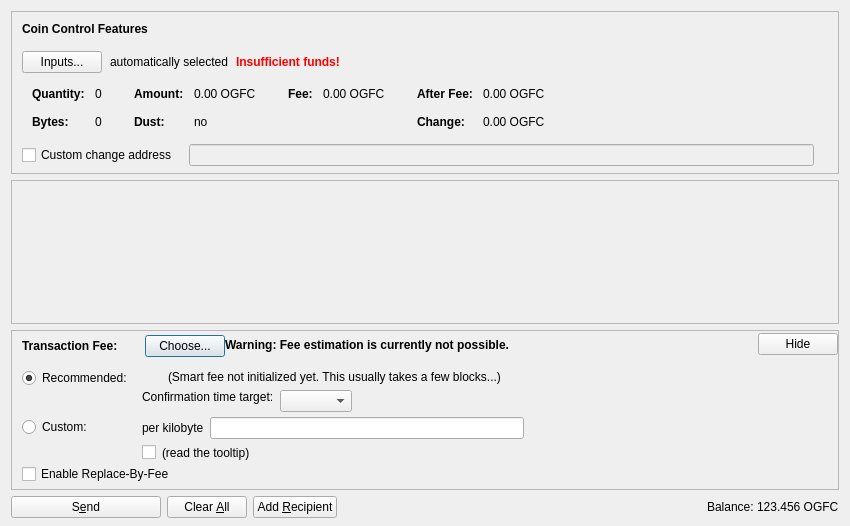
<?xml version="1.0" encoding="UTF-8"?>
<ui version="4.0">
 <class>SendCoinsDialog</class>
 <widget class="QDialog" name="SendCoinsDialog">
  <property name="geometry">
   <rect>
    <x>0</x>
    <y>0</y>
    <width>850</width>
    <height>526</height>
   </rect>
  </property>
  <property name="windowTitle">
   <string>Send Coins</string>
  </property>
  <layout class="QVBoxLayout" name="verticalLayout" stretch="0,1,0,0">
   <property name="bottomMargin">
    <number>8</number>
   </property>
   <item>
    <widget class="QFrame" name="frameCoinControl">
     <property name="sizePolicy">
      <sizepolicy hsizetype="Expanding" vsizetype="Expanding">
       <horstretch>0</horstretch>
       <verstretch>0</verstretch>
      </sizepolicy>
     </property>
     <property name="maximumSize">
      <size>
       <width>16777215</width>
       <height>16777215</height>
      </size>
     </property>
     <property name="frameShape">
      <enum>QFrame::StyledPanel</enum>
     </property>
     <property name="frameShadow">
      <enum>QFrame::Sunken</enum>
     </property>
     <layout class="QVBoxLayout" name="verticalLayoutCoinControl2">
      <property name="spacing">
       <number>0</number>
      </property>
      <property name="leftMargin">
       <number>0</number>
      </property>
      <property name="topMargin">
       <number>0</number>
      </property>
      <property name="rightMargin">
       <number>0</number>
      </property>
      <property name="bottomMargin">
       <number>6</number>
      </property>
      <item>
       <layout class="QVBoxLayout" name="verticalLayoutCoinControl" stretch="0,0,0,0,1">
        <property name="spacing">
         <number>0</number>
        </property>
        <property name="leftMargin">
         <number>10</number>
        </property>
        <property name="topMargin">
         <number>10</number>
        </property>
        <item>
         <layout class="QHBoxLayout" name="horizontalLayoutCoinControl1">
          <property name="bottomMargin">
           <number>15</number>
          </property>
          <item>
           <widget class="QLabel" name="labelCoinControlFeatures">
            <property name="sizePolicy">
             <sizepolicy hsizetype="Preferred" vsizetype="Maximum">
              <horstretch>0</horstretch>
              <verstretch>0</verstretch>
             </sizepolicy>
            </property>
            <property name="font">
             <font>
              <weight>75</weight>
              <bold>true</bold>
             </font>
            </property>
            <property name="styleSheet">
             <string notr="true">font-weight:bold;</string>
            </property>
            <property name="text">
             <string>Coin Control Features</string>
            </property>
           </widget>
          </item>
         </layout>
        </item>
        <item>
         <layout class="QHBoxLayout" name="horizontalLayoutCoinControl2" stretch="0,0,0,0">
          <property name="spacing">
           <number>8</number>
          </property>
          <property name="bottomMargin">
           <number>10</number>
          </property>
          <item>
           <widget class="QPushButton" name="pushButtonCoinControl">
            <property name="styleSheet">
             <string notr="true"/>
            </property>
            <property name="text">
             <string>Inputs...</string>
            </property>
            <property name="autoDefault">
             <bool>false</bool>
            </property>
           </widget>
          </item>
          <item>
           <widget class="QLabel" name="labelCoinControlAutomaticallySelected">
            <property name="text">
             <string>automatically selected</string>
            </property>
            <property name="margin">
             <number>5</number>
            </property>
           </widget>
          </item>
          <item>
           <widget class="QLabel" name="labelCoinControlInsuffFunds">
            <property name="font">
             <font>
              <weight>75</weight>
              <bold>true</bold>
             </font>
            </property>
            <property name="styleSheet">
             <string notr="true">color:red;font-weight:bold;</string>
            </property>
            <property name="text">
             <string>Insufficient funds!</string>
            </property>
            <property name="margin">
             <number>5</number>
            </property>
           </widget>
          </item>
          <item>
           <spacer name="horizontalSpacerCoinControl">
            <property name="orientation">
             <enum>Qt::Horizontal</enum>
            </property>
            <property name="sizeHint" stdset="0">
             <size>
              <width>40</width>
              <height>1</height>
             </size>
            </property>
           </spacer>
          </item>
         </layout>
        </item>
        <item>
         <widget class="QWidget" name="widgetCoinControl" native="true">
          <property name="sizePolicy">
           <sizepolicy hsizetype="Preferred" vsizetype="Preferred">
            <horstretch>0</horstretch>
            <verstretch>0</verstretch>
           </sizepolicy>
          </property>
          <property name="minimumSize">
           <size>
            <width>0</width>
            <height>0</height>
           </size>
          </property>
          <property name="styleSheet">
           <string notr="true"/>
          </property>
          <layout class="QHBoxLayout" name="horizontalLayoutCoinControl5">
           <property name="leftMargin">
            <number>0</number>
           </property>
           <property name="topMargin">
            <number>0</number>
           </property>
           <property name="rightMargin">
            <number>0</number>
           </property>
           <property name="bottomMargin">
            <number>0</number>
           </property>
           <item>
            <layout class="QHBoxLayout" name="horizontalLayoutCoinControl3" stretch="0,0,0,1">
             <property name="spacing">
              <number>20</number>
             </property>
             <property name="topMargin">
              <number>0</number>
             </property>
             <property name="bottomMargin">
              <number>10</number>
             </property>
             <item>
              <layout class="QFormLayout" name="formLayoutCoinControl1">
               <property name="horizontalSpacing">
                <number>10</number>
               </property>
               <property name="verticalSpacing">
                <number>14</number>
               </property>
               <property name="leftMargin">
                <number>10</number>
               </property>
               <property name="topMargin">
                <number>4</number>
               </property>
               <property name="rightMargin">
                <number>6</number>
               </property>
               <item row="0" column="0">
                <widget class="QLabel" name="labelCoinControlQuantityText">
                 <property name="font">
                  <font>
                   <weight>75</weight>
                   <bold>true</bold>
                  </font>
                 </property>
                 <property name="text">
                  <string>Quantity:</string>
                 </property>
                 <property name="margin">
                  <number>0</number>
                 </property>
                </widget>
               </item>
               <item row="0" column="1">
                <widget class="QLabel" name="labelCoinControlQuantity">
                 <property name="cursor">
                  <cursorShape>IBeamCursor</cursorShape>
                 </property>
                 <property name="contextMenuPolicy">
                  <enum>Qt::ActionsContextMenu</enum>
                 </property>
                 <property name="text">
                  <string notr="true">0</string>
                 </property>
                 <property name="margin">
                  <number>0</number>
                 </property>
                 <property name="textInteractionFlags">
                  <set>Qt::LinksAccessibleByMouse|Qt::TextSelectableByKeyboard|Qt::TextSelectableByMouse</set>
                 </property>
                </widget>
               </item>
               <item row="1" column="0">
                <widget class="QLabel" name="labelCoinControlBytesText">
                 <property name="font">
                  <font>
                   <weight>75</weight>
                   <bold>true</bold>
                  </font>
                 </property>
                 <property name="text">
                  <string>Bytes:</string>
                 </property>
                </widget>
               </item>
               <item row="1" column="1">
                <widget class="QLabel" name="labelCoinControlBytes">
                 <property name="cursor">
                  <cursorShape>IBeamCursor</cursorShape>
                 </property>
                 <property name="contextMenuPolicy">
                  <enum>Qt::ActionsContextMenu</enum>
                 </property>
                 <property name="text">
                  <string notr="true">0</string>
                 </property>
                 <property name="textInteractionFlags">
                  <set>Qt::LinksAccessibleByMouse|Qt::TextSelectableByKeyboard|Qt::TextSelectableByMouse</set>
                 </property>
                </widget>
               </item>
              </layout>
             </item>
             <item>
              <layout class="QFormLayout" name="formLayoutCoinControl2">
               <property name="horizontalSpacing">
                <number>10</number>
               </property>
               <property name="verticalSpacing">
                <number>14</number>
               </property>
               <property name="leftMargin">
                <number>6</number>
               </property>
               <property name="topMargin">
                <number>4</number>
               </property>
               <property name="rightMargin">
                <number>6</number>
               </property>
               <item row="0" column="0">
                <widget class="QLabel" name="labelCoinControlAmountText">
                 <property name="font">
                  <font>
                   <weight>75</weight>
                   <bold>true</bold>
                  </font>
                 </property>
                 <property name="text">
                  <string>Amount:</string>
                 </property>
                 <property name="margin">
                  <number>0</number>
                 </property>
                </widget>
               </item>
               <item row="0" column="1">
                <widget class="QLabel" name="labelCoinControlAmount">
                 <property name="cursor">
                  <cursorShape>IBeamCursor</cursorShape>
                 </property>
                 <property name="contextMenuPolicy">
                  <enum>Qt::ActionsContextMenu</enum>
                 </property>
                 <property name="text">
                  <string notr="true">0.00 OGFC</string>
                 </property>
                 <property name="textInteractionFlags">
                  <set>Qt::LinksAccessibleByMouse|Qt::TextSelectableByKeyboard|Qt::TextSelectableByMouse</set>
                 </property>
                </widget>
               </item>
               <item row="1" column="0">
                <widget class="QLabel" name="labelCoinControlLowOutputText">
                 <property name="font">
                  <font>
                   <weight>75</weight>
                   <bold>true</bold>
                  </font>
                 </property>
                 <property name="text">
                  <string>Dust:</string>
                 </property>
                </widget>
               </item>
               <item row="1" column="1">
                <widget class="QLabel" name="labelCoinControlLowOutput">
                 <property name="cursor">
                  <cursorShape>IBeamCursor</cursorShape>
                 </property>
                 <property name="contextMenuPolicy">
                  <enum>Qt::ActionsContextMenu</enum>
                 </property>
                 <property name="text">
                  <string notr="true">no</string>
                 </property>
                 <property name="textInteractionFlags">
                  <set>Qt::LinksAccessibleByMouse|Qt::TextSelectableByKeyboard|Qt::TextSelectableByMouse</set>
                 </property>
                </widget>
               </item>
              </layout>
             </item>
             <item>
              <layout class="QFormLayout" name="formLayoutCoinControl3">
               <property name="horizontalSpacing">
                <number>10</number>
               </property>
               <property name="verticalSpacing">
                <number>14</number>
               </property>
               <property name="leftMargin">
                <number>6</number>
               </property>
               <property name="topMargin">
                <number>4</number>
               </property>
               <property name="rightMargin">
                <number>6</number>
               </property>
               <item row="0" column="0">
                <widget class="QLabel" name="labelCoinControlFeeText">
                 <property name="font">
                  <font>
                   <weight>75</weight>
                   <bold>true</bold>
                  </font>
                 </property>
                 <property name="text">
                  <string>Fee:</string>
                 </property>
                 <property name="margin">
                  <number>0</number>
                 </property>
                </widget>
               </item>
               <item row="0" column="1">
                <widget class="QLabel" name="labelCoinControlFee">
                 <property name="cursor">
                  <cursorShape>IBeamCursor</cursorShape>
                 </property>
                 <property name="contextMenuPolicy">
                  <enum>Qt::ActionsContextMenu</enum>
                 </property>
                 <property name="text">
                  <string notr="true">0.00 OGFC</string>
                 </property>
                 <property name="textInteractionFlags">
                  <set>Qt::LinksAccessibleByMouse|Qt::TextSelectableByKeyboard|Qt::TextSelectableByMouse</set>
                 </property>
                </widget>
               </item>
              </layout>
             </item>
             <item>
              <layout class="QFormLayout" name="formLayoutCoinControl4">
               <property name="horizontalSpacing">
                <number>10</number>
               </property>
               <property name="verticalSpacing">
                <number>14</number>
               </property>
               <property name="leftMargin">
                <number>6</number>
               </property>
               <property name="topMargin">
                <number>4</number>
               </property>
               <property name="rightMargin">
                <number>6</number>
               </property>
               <item row="0" column="0">
                <widget class="QLabel" name="labelCoinControlAfterFeeText">
                 <property name="font">
                  <font>
                   <weight>75</weight>
                   <bold>true</bold>
                  </font>
                 </property>
                 <property name="text">
                  <string>After Fee:</string>
                 </property>
                 <property name="margin">
                  <number>0</number>
                 </property>
                </widget>
               </item>
               <item row="0" column="1">
                <widget class="QLabel" name="labelCoinControlAfterFee">
                 <property name="cursor">
                  <cursorShape>IBeamCursor</cursorShape>
                 </property>
                 <property name="contextMenuPolicy">
                  <enum>Qt::ActionsContextMenu</enum>
                 </property>
                 <property name="text">
                  <string notr="true">0.00 OGFC</string>
                 </property>
                 <property name="textInteractionFlags">
                  <set>Qt::LinksAccessibleByMouse|Qt::TextSelectableByKeyboard|Qt::TextSelectableByMouse</set>
                 </property>
                </widget>
               </item>
               <item row="1" column="0">
                <widget class="QLabel" name="labelCoinControlChangeText">
                 <property name="font">
                  <font>
                   <weight>75</weight>
                   <bold>true</bold>
                  </font>
                 </property>
                 <property name="text">
                  <string>Change:</string>
                 </property>
                </widget>
               </item>
               <item row="1" column="1">
                <widget class="QLabel" name="labelCoinControlChange">
                 <property name="cursor">
                  <cursorShape>IBeamCursor</cursorShape>
                 </property>
                 <property name="contextMenuPolicy">
                  <enum>Qt::ActionsContextMenu</enum>
                 </property>
                 <property name="text">
                  <string notr="true">0.00 OGFC</string>
                 </property>
                 <property name="textInteractionFlags">
                  <set>Qt::LinksAccessibleByMouse|Qt::TextSelectableByKeyboard|Qt::TextSelectableByMouse</set>
                 </property>
                </widget>
               </item>
              </layout>
             </item>
            </layout>
           </item>
          </layout>
         </widget>
        </item>
        <item>
         <layout class="QHBoxLayout" name="horizontalLayoutCoinControl4" stretch="0,0,0">
          <property name="spacing">
           <number>12</number>
          </property>
          <property name="sizeConstraint">
           <enum>QLayout::SetDefaultConstraint</enum>
          </property>
          <property name="topMargin">
           <number>5</number>
          </property>
          <property name="rightMargin">
           <number>5</number>
          </property>
          <item>
           <widget class="QCheckBox" name="checkBoxCoinControlChange">
            <property name="toolTip">
             <string>If this is activated, but the change address is empty or invalid, change will be sent to a newly generated address.</string>
            </property>
            <property name="text">
             <string>Custom change address</string>
            </property>
           </widget>
          </item>
          <item>
           <widget class="QValidatedLineEdit" name="lineEditCoinControlChange">
            <property name="enabled">
             <bool>false</bool>
            </property>
            <property name="sizePolicy">
             <sizepolicy hsizetype="Expanding" vsizetype="Fixed">
              <horstretch>0</horstretch>
              <verstretch>0</verstretch>
             </sizepolicy>
            </property>
           </widget>
          </item>
          <item>
           <widget class="QLabel" name="labelCoinControlChangeLabel">
            <property name="sizePolicy">
             <sizepolicy hsizetype="Preferred" vsizetype="Expanding">
              <horstretch>0</horstretch>
              <verstretch>0</verstretch>
             </sizepolicy>
            </property>
            <property name="minimumSize">
             <size>
              <width>0</width>
              <height>0</height>
             </size>
            </property>
            <property name="text">
             <string/>
            </property>
            <property name="margin">
             <number>3</number>
            </property>
           </widget>
          </item>
         </layout>
        </item>
        <item>
         <spacer name="verticalSpacerCoinControl">
          <property name="orientation">
           <enum>Qt::Vertical</enum>
          </property>
          <property name="sizeHint" stdset="0">
           <size>
            <width>800</width>
            <height>1</height>
           </size>
          </property>
         </spacer>
        </item>
       </layout>
      </item>
     </layout>
    </widget>
   </item>
   <item>
    <widget class="QScrollArea" name="scrollArea">
     <property name="widgetResizable">
      <bool>true</bool>
     </property>
     <widget class="QWidget" name="scrollAreaWidgetContents">
      <property name="geometry">
       <rect>
        <x>0</x>
        <y>0</y>
        <width>830</width>
        <height>104</height>
       </rect>
      </property>
      <layout class="QVBoxLayout" name="verticalLayout_2" stretch="0,1">
       <property name="leftMargin">
        <number>0</number>
       </property>
       <property name="topMargin">
        <number>0</number>
       </property>
       <property name="rightMargin">
        <number>0</number>
       </property>
       <property name="bottomMargin">
        <number>0</number>
       </property>
       <item>
        <layout class="QVBoxLayout" name="entries">
         <property name="spacing">
          <number>6</number>
         </property>
        </layout>
       </item>
       <item>
        <spacer name="verticalSpacer">
         <property name="orientation">
          <enum>Qt::Vertical</enum>
         </property>
         <property name="sizeHint" stdset="0">
          <size>
           <width>20</width>
           <height>40</height>
          </size>
         </property>
        </spacer>
       </item>
      </layout>
     </widget>
    </widget>
   </item>
   <item>
    <widget class="QFrame" name="frameFee">
     <property name="sizePolicy">
      <sizepolicy hsizetype="Expanding" vsizetype="Expanding">
       <horstretch>0</horstretch>
       <verstretch>0</verstretch>
      </sizepolicy>
     </property>
     <property name="maximumSize">
      <size>
       <width>16777215</width>
       <height>16777215</height>
      </size>
     </property>
     <property name="frameShape">
      <enum>QFrame::StyledPanel</enum>
     </property>
     <property name="frameShadow">
      <enum>QFrame::Sunken</enum>
     </property>
     <layout class="QVBoxLayout" name="verticalLayoutFee1">
      <property name="spacing">
       <number>0</number>
      </property>
      <property name="leftMargin">
       <number>0</number>
      </property>
      <property name="topMargin">
       <number>0</number>
      </property>
      <property name="rightMargin">
       <number>0</number>
      </property>
      <property name="bottomMargin">
       <number>0</number>
      </property>
      <item>
       <layout class="QVBoxLayout" name="verticalLayoutFee2" stretch="0,0,0">
        <property name="spacing">
         <number>0</number>
        </property>
        <property name="leftMargin">
         <number>10</number>
        </property>
        <property name="topMargin">
         <number>0</number>
        </property>
        <item>
         <layout class="QHBoxLayout" name="horizontalLayoutFee1">
          <property name="bottomMargin">
           <number>0</number>
          </property>
          <item>
           <layout class="QVBoxLayout" name="verticalLayoutFee7">
            <property name="spacing">
             <number>0</number>
            </property>
            <item>
             <spacer name="verticalSpacerSmartFee">
              <property name="orientation">
               <enum>Qt::Vertical</enum>
              </property>
              <property name="sizeType">
               <enum>QSizePolicy::Fixed</enum>
              </property>
              <property name="sizeHint" stdset="0">
               <size>
                <width>1</width>
                <height>4</height>
               </size>
              </property>
             </spacer>
            </item>
            <item>
             <layout class="QHBoxLayout" name="horizontalLayoutSmartFee">
              <property name="spacing">
               <number>10</number>
              </property>
              <item>
               <widget class="QLabel" name="labelFeeHeadline">
                <property name="sizePolicy">
                 <sizepolicy hsizetype="Preferred" vsizetype="Maximum">
                  <horstretch>0</horstretch>
                  <verstretch>0</verstretch>
                 </sizepolicy>
                </property>
                <property name="font">
                 <font>
                  <weight>75</weight>
                  <bold>true</bold>
                 </font>
                </property>
                <property name="styleSheet">
                 <string notr="true">font-weight:bold;</string>
                </property>
                <property name="text">
                 <string>Transaction Fee:</string>
                </property>
               </widget>
              </item>
              <item>
               <widget class="QLabel" name="labelFeeMinimized">
                <property name="text">
                 <string/>
                </property>
               </widget>
              </item>
              <item>
               <widget class="QPushButton" name="buttonChooseFee">
                <property name="text">
                 <string>Choose...</string>
                </property>
               </widget>
              </item>
             </layout>
            </item>
            <item>
             <spacer name="verticalSpacer_5">
              <property name="orientation">
               <enum>Qt::Vertical</enum>
              </property>
              <property name="sizeHint" stdset="0">
               <size>
                <width>1</width>
                <height>1</height>
               </size>
              </property>
             </spacer>
            </item>
           </layout>
          </item>
          <item>
           <widget class="QLabel" name="fallbackFeeWarningLabel">
            <property name="toolTip">
             <string>Using the fallbackfee can result in sending a transaction that will take several hours or days (or never) to confirm. Consider choosing your fee manually or wait until you have validated the complete chain.</string>
            </property>
            <property name="font">
            <font>
                <weight>75</weight>
                <bold>true</bold>
            </font>
            </property>
            <property name="text">
             <string>Warning: Fee estimation is currently not possible.</string>
            </property>
            <property name="wordWrap">
             <bool>false</bool>
            </property>
           </widget>
          </item>
          <item>
           <spacer name="horizontalSpacer_4">
            <property name="orientation">
             <enum>Qt::Horizontal</enum>
            </property>
            <property name="sizeType">
             <enum>QSizePolicy::MinimumExpanding</enum>
            </property>
            <property name="sizeHint" stdset="0">
             <size>
              <width>40</width>
              <height>20</height>
             </size>
            </property>
           </spacer>
          </item>
          <item>
           <widget class="QPushButton" name="buttonMinimizeFee">
            <property name="toolTip">
             <string>collapse fee-settings</string>
            </property>
            <property name="text">
             <string>Hide</string>
            </property>
           </widget>
          </item>
         </layout>
        </item>
        <item>
         <widget class="QFrame" name="frameFeeSelection">
          <layout class="QVBoxLayout" name="verticalLayoutFee12">
           <property name="spacing">
            <number>0</number>
           </property>
           <property name="leftMargin">
            <number>0</number>
           </property>
           <property name="topMargin">
            <number>0</number>
           </property>
           <property name="rightMargin">
            <number>0</number>
           </property>
           <property name="bottomMargin">
            <number>0</number>
           </property>
           <item>
            <layout class="QGridLayout" name="gridLayoutFee">
             <property name="topMargin">
              <number>10</number>
             </property>
             <property name="bottomMargin">
              <number>4</number>
             </property>
             <property name="horizontalSpacing">
              <number>10</number>
             </property>
             <property name="verticalSpacing">
              <number>4</number>
             </property>
             <item row="1" column="1">
              <layout class="QVBoxLayout" name="verticalLayoutFee8">
               <property name="spacing">
                <number>6</number>
               </property>
               <item>
                <layout class="QHBoxLayout" name="horizontalLayoutFee13">
                 <item>
                  <widget class="QLabel" name="labelCustomPerKilobyte">
                   <property name="toolTip">
                    <string>Specify a custom fee per kB (1,000 bytes) of the transaction's virtual size.

Note:  Since the fee is calculated on a per-byte basis, a fee of "100 satoshis per kB" for a transaction size of 500 bytes (half of 1 kB) would ultimately yield a fee of only 50 satoshis.</string>
                   </property>
                   <property name="text">
                    <string>per kilobyte</string>
                   </property>
                  </widget>
                 </item>
                 <item>
                  <widget class="ogfuncoinAmountField" name="customFee"/>
                 </item>
                 <item>
                  <spacer name="horizontalSpacer_6">
                   <property name="orientation">
                    <enum>Qt::Horizontal</enum>
                   </property>
                   <property name="sizeHint" stdset="0">
                    <size>
                     <width>1</width>
                     <height>1</height>
                    </size>
                   </property>
                  </spacer>
                 </item>
                </layout>
               </item>
               <item>
                <layout class="QHBoxLayout" name="horizontalLayoutFee8">
                 <item>
                  <widget class="QCheckBox" name="checkBoxMinimumFee">
                   <property name="toolTip">
                    <string>Paying only the minimum fee is just fine as long as there is less transaction volume than space in the blocks. But be aware that this can end up in a never confirming transaction once there is more demand for ogfuncoin transactions than the network can process.</string>
                   </property>
                   <property name="text">
                    <string/>
                   </property>
                  </widget>
                 </item>
                 <item>
                  <widget class="QLabel" name="labelMinFeeWarning">
                   <property name="enabled">
                    <bool>true</bool>
                   </property>
                   <property name="toolTip">
                    <string>Paying only the minimum fee is just fine as long as there is less transaction volume than space in the blocks. But be aware that this can end up in a never confirming transaction once there is more demand for ogfuncoin transactions than the network can process.</string>
                   </property>
                   <property name="text">
                    <string>(read the tooltip)</string>
                   </property>
                   <property name="margin">
                    <number>5</number>
                   </property>
                  </widget>
                 </item>
                 <item>
                  <spacer name="horizontalSpacer_2">
                   <property name="orientation">
                    <enum>Qt::Horizontal</enum>
                   </property>
                   <property name="sizeHint" stdset="0">
                    <size>
                     <width>1</width>
                     <height>1</height>
                    </size>
                   </property>
                  </spacer>
                 </item>
                </layout>
               </item>
              </layout>
             </item>
             <item row="0" column="0">
              <layout class="QVBoxLayout" name="verticalLayoutFee4" stretch="0,1">
               <item>
                <widget class="QRadioButton" name="radioSmartFee">
                 <property name="text">
                  <string>Recommended:</string>
                 </property>
                 <property name="checked">
                  <bool>true</bool>
                 </property>
                 <attribute name="buttonGroup">
                  <string notr="true">groupFee</string>
                 </attribute>
                </widget>
               </item>
               <item>
                <spacer name="verticalSpacer_2">
                 <property name="orientation">
                  <enum>Qt::Vertical</enum>
                 </property>
                 <property name="sizeHint" stdset="0">
                  <size>
                   <width>1</width>
                   <height>1</height>
                  </size>
                 </property>
                </spacer>
               </item>
              </layout>
             </item>
             <item row="1" column="0">
              <layout class="QVBoxLayout" name="verticalLayoutFee9" stretch="0,1">
               <item>
                <widget class="QRadioButton" name="radioCustomFee">
                 <property name="text">
                  <string>Custom:</string>
                 </property>
                 <attribute name="buttonGroup">
                  <string notr="true">groupFee</string>
                 </attribute>
                </widget>
               </item>
               <item>
                <spacer name="verticalSpacer_6">
                 <property name="orientation">
                  <enum>Qt::Vertical</enum>
                 </property>
                 <property name="sizeHint" stdset="0">
                  <size>
                   <width>1</width>
                   <height>1</height>
                  </size>
                 </property>
                </spacer>
               </item>
              </layout>
             </item>
             <item row="0" column="1">
              <layout class="QVBoxLayout" name="verticalLayoutFee3" stretch="0,0,1">
               <property name="spacing">
                <number>6</number>
               </property>
               <property name="topMargin">
                <number>2</number>
               </property>
               <item>
                <layout class="QHBoxLayout" name="horizontalLayoutFee12">
                 <item>
                  <widget class="QLabel" name="labelSmartFee">
                   <property name="text">
                    <string/>
                   </property>
                   <property name="margin">
                    <number>2</number>
                   </property>
                  </widget>
                 </item>
                 <item>
                  <widget class="QLabel" name="labelFeeEstimation">
                   <property name="text">
                    <string/>
                   </property>
                  </widget>
                 </item>
                 <item>
                  <widget class="QLabel" name="labelSmartFee2">
                   <property name="text">
                    <string>(Smart fee not initialized yet. This usually takes a few blocks...)</string>
                   </property>
                   <property name="margin">
                    <number>2</number>
                   </property>
                  </widget>
                 </item>
                 <item>
                  <spacer name="horizontalSpacer_5">
                   <property name="orientation">
                    <enum>Qt::Horizontal</enum>
                   </property>
                   <property name="sizeHint" stdset="0">
                    <size>
                     <width>1</width>
                     <height>1</height>
                    </size>
                   </property>
                  </spacer>
                 </item>
                </layout>
               </item>
               <item>
                <layout class="QHBoxLayout" name="horizontalLayoutFee9">
                 <item>
                  <layout class="QVBoxLayout" name="verticalLayoutFee6">
                   <item>
                    <widget class="QLabel" name="labelSmartFee3">
                     <property name="text">
                      <string>Confirmation time target:</string>
                     </property>
                     <property name="margin">
                      <number>2</number>
                     </property>
                    </widget>
                   </item>
                   <item>
                    <spacer name="verticalSpacer_3">
                     <property name="orientation">
                      <enum>Qt::Vertical</enum>
                     </property>
                     <property name="sizeHint" stdset="0">
                      <size>
                       <width>1</width>
                       <height>1</height>
                      </size>
                     </property>
                    </spacer>
                   </item>
                  </layout>
                 </item>
                 <item>
                  <layout class="QVBoxLayout" name="verticalLayoutFee5">
                   <property name="rightMargin">
                    <number>30</number>
                   </property>
                   <item>
                    <layout class="QHBoxLayout" name="horizontalLayoutConfTarget">
                     <property name="bottomMargin">
                      <number>0</number>
                     </property>
                     <item>
                      <widget class="QComboBox" name="confTargetSelector"/>
                     </item>
                     <item>
                      <spacer name="horizontalSpacerConfTarget">
                       <property name="orientation">
                        <enum>Qt::Horizontal</enum>
                       </property>
                       <property name="sizeHint" stdset="0">
                        <size>
                         <width>40</width>
                         <height>20</height>
                        </size>
                       </property>
                      </spacer>
                     </item>
                    </layout>
                   </item>
                  </layout>
                 </item>
                </layout>
               </item>
               <item>
                <spacer name="verticalSpacer_4">
                 <property name="orientation">
                  <enum>Qt::Vertical</enum>
                 </property>
                 <property name="sizeHint" stdset="0">
                  <size>
                   <width>1</width>
                   <height>1</height>
                  </size>
                 </property>
                </spacer>
               </item>
              </layout>
             </item>
            </layout>
           </item>
           <item>
            <widget class="QCheckBox" name="optInRBF">
             <property name="text">
              <string>Enable Replace-By-Fee</string>
             </property>
             <property name="toolTip">
              <string>With Replace-By-Fee (BIP-125) you can increase a transaction's fee after it is sent. Without this, a higher fee may be recommended to compensate for increased transaction delay risk.</string>
             </property>
            </widget>
           </item>
          </layout>
         </widget>
        </item>
        <item>
         <spacer name="verticalSpacerFee">
          <property name="orientation">
           <enum>Qt::Vertical</enum>
          </property>
          <property name="sizeHint" stdset="0">
           <size>
            <width>40</width>
            <height>5</height>
           </size>
          </property>
         </spacer>
        </item>
       </layout>
      </item>
     </layout>
    </widget>
   </item>
   <item>
    <layout class="QHBoxLayout" name="horizontalLayout">
     <item>
      <widget class="QPushButton" name="sendButton">
       <property name="minimumSize">
        <size>
         <width>150</width>
         <height>0</height>
        </size>
       </property>
       <property name="toolTip">
        <string>Confirm the send action</string>
       </property>
       <property name="text">
        <string>S&amp;end</string>
       </property>
       <property name="icon">
        <iconset resource="../ogfuncoin.qrc">
         <normaloff>:/icons/send</normaloff>:/icons/send</iconset>
       </property>
       <property name="autoDefault">
        <bool>false</bool>
       </property>
       <property name="default">
        <bool>false</bool>
       </property>
      </widget>
     </item>
     <item>
      <widget class="QPushButton" name="clearButton">
       <property name="sizePolicy">
        <sizepolicy hsizetype="Minimum" vsizetype="Fixed">
         <horstretch>0</horstretch>
         <verstretch>0</verstretch>
        </sizepolicy>
       </property>
       <property name="toolTip">
        <string>Clear all fields of the form.</string>
       </property>
       <property name="text">
        <string>Clear &amp;All</string>
       </property>
       <property name="icon">
        <iconset resource="../ogfuncoin.qrc">
         <normaloff>:/icons/remove</normaloff>:/icons/remove</iconset>
       </property>
       <property name="autoDefault">
        <bool>false</bool>
       </property>
      </widget>
     </item>
     <item>
      <widget class="QPushButton" name="addButton">
       <property name="toolTip">
        <string>Send to multiple recipients at once</string>
       </property>
       <property name="text">
        <string>Add &amp;Recipient</string>
       </property>
       <property name="icon">
        <iconset resource="../ogfuncoin.qrc">
         <normaloff>:/icons/add</normaloff>:/icons/add</iconset>
       </property>
       <property name="autoDefault">
        <bool>false</bool>
       </property>
      </widget>
     </item>
     <item>
      <spacer name="horizontalSpacer">
       <property name="orientation">
        <enum>Qt::Horizontal</enum>
       </property>
       <property name="sizeHint" stdset="0">
        <size>
         <width>40</width>
         <height>20</height>
        </size>
       </property>
      </spacer>
     </item>
     <item>
      <layout class="QHBoxLayout" name="horizontalLayout_2">
       <property name="spacing">
        <number>3</number>
       </property>
       <item>
        <widget class="QLabel" name="label">
         <property name="sizePolicy">
          <sizepolicy hsizetype="Preferred" vsizetype="Fixed">
           <horstretch>0</horstretch>
           <verstretch>0</verstretch>
          </sizepolicy>
         </property>
         <property name="text">
          <string>Balance:</string>
         </property>
        </widget>
       </item>
       <item>
        <widget class="QLabel" name="labelBalance">
         <property name="sizePolicy">
          <sizepolicy hsizetype="Preferred" vsizetype="Fixed">
           <horstretch>0</horstretch>
           <verstretch>0</verstretch>
          </sizepolicy>
         </property>
         <property name="cursor">
          <cursorShape>IBeamCursor</cursorShape>
         </property>
         <property name="text">
          <string notr="true">123.456 OGFC</string>
         </property>
         <property name="textInteractionFlags">
          <set>Qt::LinksAccessibleByMouse|Qt::TextSelectableByKeyboard|Qt::TextSelectableByMouse</set>
         </property>
        </widget>
       </item>
      </layout>
     </item>
    </layout>
   </item>
  </layout>
 </widget>
 <customwidgets>
  <customwidget>
   <class>QValidatedLineEdit</class>
   <extends>QLineEdit</extends>
   <header>qt/qvalidatedlineedit.h</header>
  </customwidget>
  <customwidget>
   <class>ogfuncoinAmountField</class>
   <extends>QLineEdit</extends>
   <header>qt/ogfuncoinamountfield.h</header>
   <container>1</container>
  </customwidget>
 </customwidgets>
 <resources>
  <include location="../ogfuncoin.qrc"/>
 </resources>
 <connections/>
 <buttongroups>
  <buttongroup name="groupFee"/>
 </buttongroups>
</ui>
